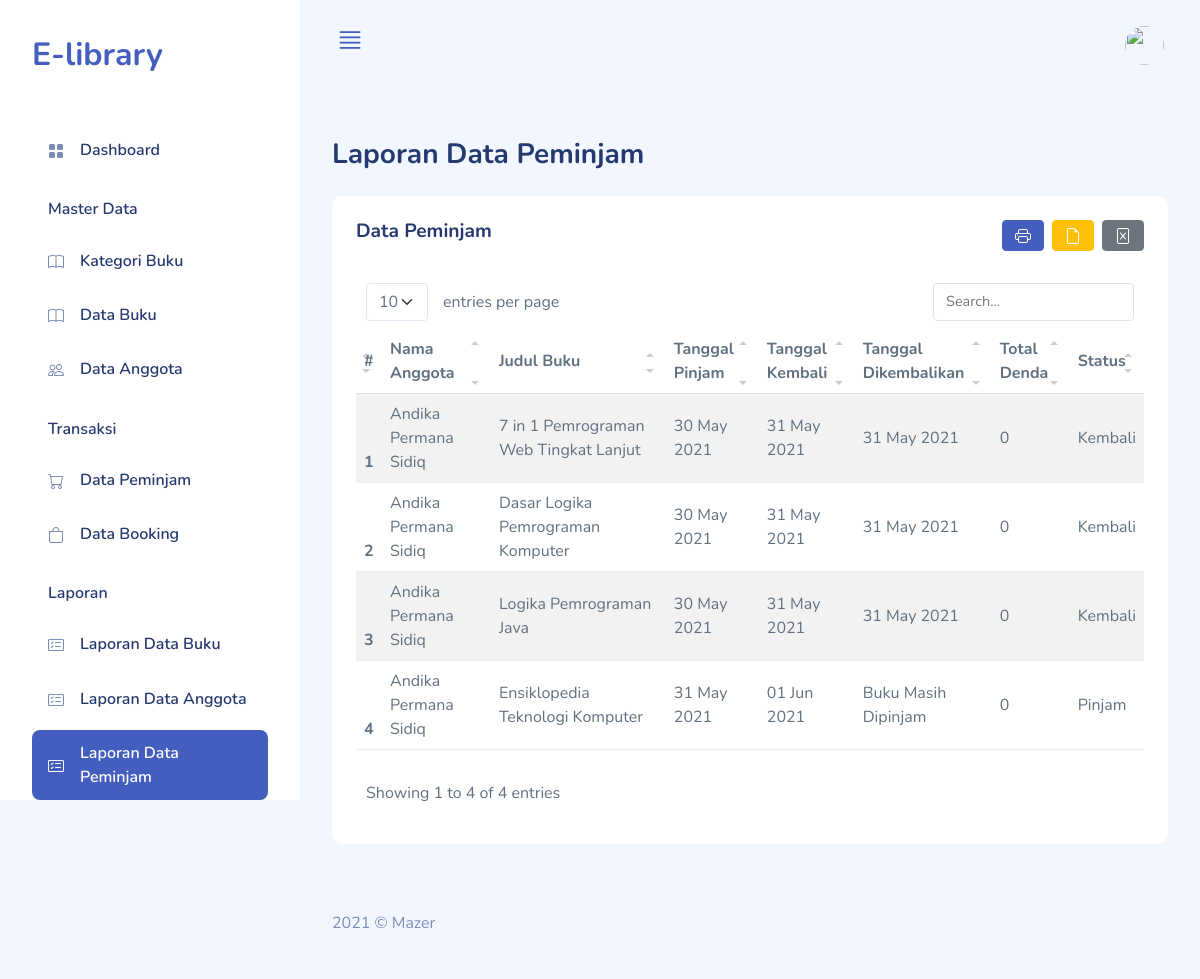
/index.php/laporan/laporan_pinjam, run on the app's committed database.
### tables this page shows
CREATE TABLE `pinjam` (
  `no_pinjam` varchar(12) NOT NULL,
  `tgl_pinjam` date DEFAULT NULL,
  `id_booking` varchar(12) DEFAULT NULL,
  `id_user` int(11) DEFAULT NULL,
  `tgl_kembali` date DEFAULT NULL,
  `tgl_pengembalian` date DEFAULT NULL,
  `status` enum('Pinjam','Kembali') DEFAULT NULL,
  `total_denda` int(11) DEFAULT NULL
);

CREATE TABLE `user` (
  `id` int(11) NOT NULL,
  `nama` varchar(128) DEFAULT NULL,
  `alamat` text DEFAULT NULL,
  `email` varchar(128) DEFAULT NULL,
  `image` varchar(128) DEFAULT 'default.jpg',
  `password` varchar(256) DEFAULT NULL,
  `role_id` int(11) DEFAULT NULL,
  `is_active` int(1) DEFAULT NULL,
  `tanggal_input` int(11) DEFAULT NULL,
  `no_telp` varchar(30) DEFAULT NULL
);

CREATE TABLE `buku` (
  `id` int(11) NOT NULL,
  `judul_buku` varchar(128) DEFAULT NULL,
  `id_kategori` int(11) DEFAULT NULL,
  `pengarang` varchar(64) DEFAULT NULL,
  `penerbit` varchar(64) DEFAULT NULL,
  `tahun_terbit` year(4) DEFAULT NULL,
  `isbn` varchar(64) DEFAULT NULL,
  `stok` int(11) DEFAULT NULL,
  `dipinjam` int(11) DEFAULT NULL,
  `dibooking` int(11) DEFAULT NULL,
  `image` varchar(256) DEFAULT NULL,
  `jml_halaman` int(11) DEFAULT NULL
);

### application/controllers/Laporan.php (called while the page is built, shortened)
<?php
class Laporan extends CI_Controller
{
  public function laporan_pinjam()
  {
    $data['judul'] = "Laporan Data Peminjam";
    $data['user']  = $this->ModelUser->cekData(['email' => $this->session->userdata('email')])->row_array();
    $query = "SELECT *
              FROM pinjam p,
                   detail_pinjam d,
                   buku b,
                   user u
              WHERE d.id_buku=b.id
                    AND
                      p.id_user = u.id
                    AND
                      p.no_pinjam=d.no_pinjam
    ";
    $data['laporan'] = $this->db->query($query)->result_array();
    $this->load->view('templates/header', $data);
    $this->load->view('templates/sidebar');
    $this->load->view('templates/topbar', $data);
    $this->load->view('pinjam/laporan-pinjam', $data);
    $this->load->view('templates/footer');
  }
}

### index.php (called while the page is built, shortened)
<?php
require_once BASEPATH.'core/CodeIgniter.php';

### application/views/pinjam/laporan-pinjam.php (the view)
<div id="main-content">
  <div class="page-heading">
    <div class="page-title">
      <div class="row">
        <div class="col-12 col-md-6 order-md-1 order-last mb-3">
          <h3>Laporan Data Peminjam</h3>
        </div>
      </div>
    </div>
    <div class="row">
      <div class="col-12">
        <div class="card">
          <div class="card-header d-flex justify-content-between">
            <h4>Data Peminjam</h4>
            <div class="d-flex">
              <a href="<?= base_url('laporan/cetak_laporan_pinjam'); ?>" class="btn btn-primary d-flex align-items-center" title="Print">
                <i class="bi bi-printer"></i>
              </a>
              <a href="<?= base_url('laporan/laporan_pinjam_pdf'); ?>" class="btn btn-warning d-flex align-items-center mx-2" title="Download Pdf">
                <i class="bi bi-file-earmark"></i>
              </a>
              <a href="<?= base_url('laporan/export_excel_pinjam'); ?>" class="btn btn-secondary d-flex align-items-center" title="Download Excel">
                <i class="bi bi-file-excel"></i>
              </a>
            </div>
          </div>
          <div class="card-body">
            <table class="table table-striped" id="table1">
              <thead>
                <tr>
                  <th scope="col">#</th>
                  <th scope="col">Nama Anggota</th>
                  <th scope="col">Judul Buku</th>
                  <th scope="col">Tanggal Pinjam</th>
                  <th scope="col">Tanggal Kembali</th>
                  <th scope="col">Tanggal Dikembalikan</th>
                  <th scope="col">Total Denda</th>
                  <th scope="col">Status</th>
                </tr>
              </thead>
              <tbody>
                <?php $i = 1;
                foreach ($laporan as $l) : ?>
                  <tr>
                    <th scope="row"><?= $i++; ?></th>
                    <td><?= $l['nama']; ?></td>
                    <td><?= $l['judul_buku']; ?></td>
                    <td><?= date('d M Y', strtotime($l['tgl_pinjam'])); ?></td>
                    <td><?= date('d M Y', strtotime($l['tgl_kembali'])); ?></td>
                    <td>
                      <?php if ($l['status'] == 'Kembali') : ?>
                        <?= date('d M Y', strtotime($l['tgl_pengembalian'])); ?>
                      <?php else : ?>
                        Buku Masih Dipinjam
                      <?php endif; ?>
                    </td>
                    <td><?= $l['total_denda']; ?></td>
                    <td><?= $l['status']; ?></td>
                  </tr>
                <?php endforeach; ?>
              </tbody>
            </table>
          </div>
        </div>
      </div>
    </div>
  </div>

### assets/css/app.css (style rules this page uses)
.btn i,.btn svg { width:16px;height:16px }
.btn.btn-danger,.btn.btn-info,.btn.btn-primary,.btn.btn-secondary,.btn.btn-success,.btn.btn-warning { color:#fff }
.card { margin-bottom:2.2rem;border:none }
.card .card-header { border:none }
.card .card-header h4 { font-size:1.2rem;font-weight:700 }
.card .card-header~.card-body { padding-top:0 }
.card .card-body { padding:1.5rem }
.dataTable-table td,.dataTable-table thead th,.table td,.table thead th { vertical-align:middle }
.dataTable-table:not(.table-borderless) thead th,.table:not(.table-borderless) thead th { border-bottom:1px solid #dedede!important }
.bi { width:1rem;height:1rem }
#main #main-content { padding:2rem }
.page-heading { margin:0 0 2rem }
.page-heading h3 { font-weight:700 }
a { text-decoration:none }

### data on the page
pinjam: id_user.nama "Andika Permana Sidiq", buku.judul_buku "7 in 1 Pemrograman Web Tingkat Lanjut", tgl_pinjam "30 May 2021", tgl_kembali "31 May 2021", tgl_pengembalian "31 May 2021", total_denda "0", status "Kembali", buku.judul_buku "Dasar Logika Pemrograman Komputer", buku.judul_buku "Logika Pemrograman Java"
pinjam: id_user.nama "Andika Permana Sidiq", buku.judul_buku "Ensiklopedia Teknologi Komputer", tgl_pinjam "31 May 2021", tgl_kembali "01 Jun 2021", shows "Buku Masih Dipinjam", total_denda "0", status "Pinjam"
